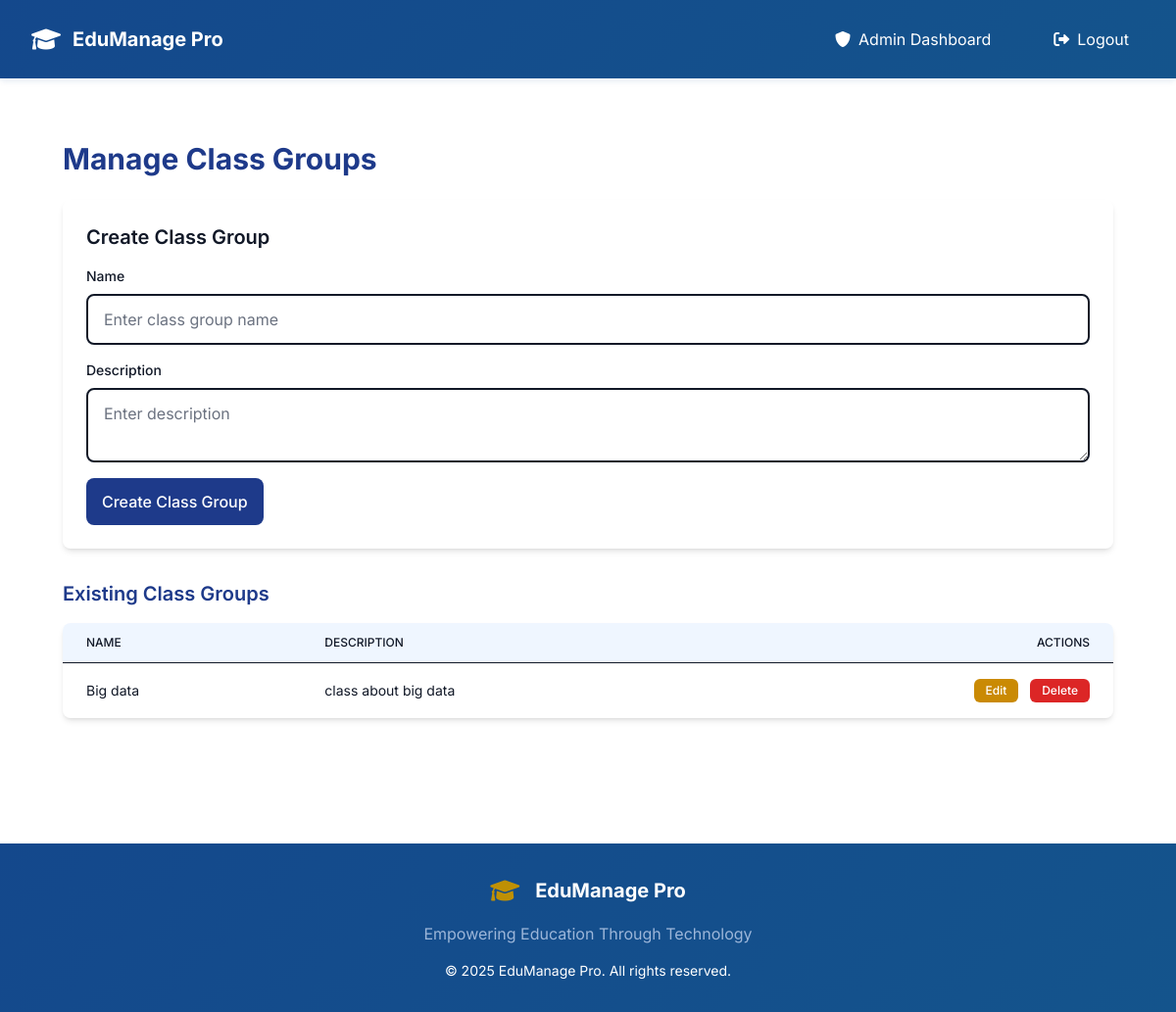
The app's page /school/admin/classes/ (signed in), older data.
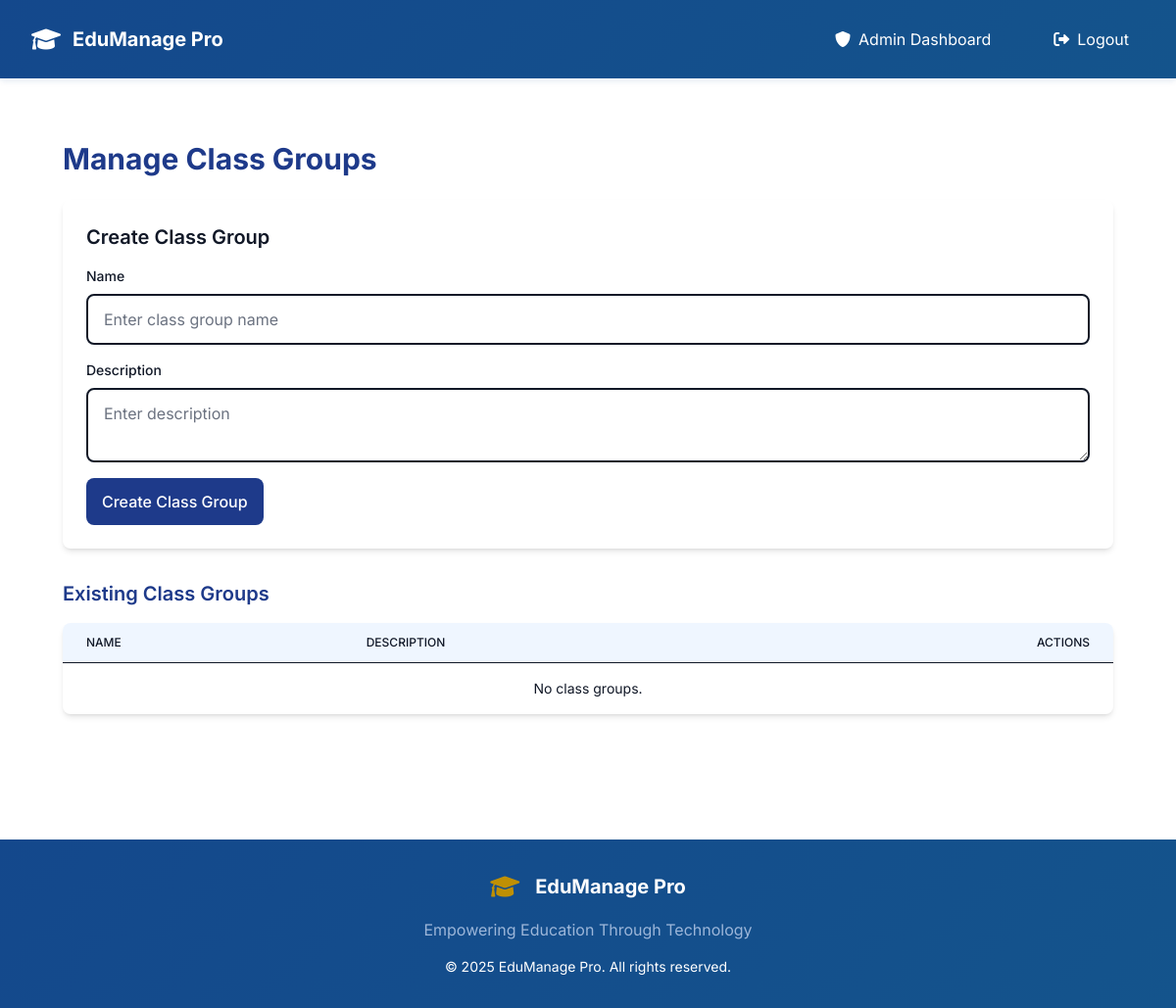
The same page, newer data.
### school_management/models.py (models this page shows, shortened)
class ClassGroup(models.Model):
    name = models.CharField(max_length=50, unique=True)
    description = models.TextField(blank=True)

### school_management/views.py (the view)
        @login_required
        def wrapper(request, *args, **kwargs):
            if is_superuser and not request.user.is_superuser:
                messages.error(request, "Access denied. Admin privileges required.")
                return redirect('login')
            elif is_staff and not request.user.is_staff:
                messages.error(request, "Access denied. Teacher privileges required.")
                return redirect('login')
            elif is_student and (request.user.is_staff or request.user.is_superuser):
                messages.error(request, "Access denied. Student account required.")
                return redirect('login')
            return view_func(request, *args, **kwargs)

### school_management/forms.py
class ClassGroupForm(forms.ModelForm):
    class Meta:
        model = ClassGroup
        fields = ['name', 'description']

### school_management/views.py (called while the page is built)
def user_role_required(is_superuser=False, is_staff=False, is_student=False):
    def decorator(view_func):
        @login_required
        def wrapper(request, *args, **kwargs):
            if is_superuser and not request.user.is_superuser:
                messages.error(request, "Access denied. Admin privileges required.")
                return redirect('login')
            elif is_staff and not request.user.is_staff:
                messages.error(request, "Access denied. Teacher privileges required.")
                return redirect('login')
            elif is_student and (request.user.is_staff or request.user.is_superuser):
                messages.error(request, "Access denied. Student account required.")
                return redirect('login')
            return view_func(request, *args, **kwargs)
        return wrapper
    return decorator

### school_management/templates/school_management/manage_classes.html (shortened to what the changed rows need)
{% extends 'base.html' %}
{% block content %}
    <div class="fade-in max-w-7xl mx-auto px-4 sm:px-6 lg:px-8 py-8">
        <h2 class="text-3xl font-bold text-blue-900 mb-6">Manage Class Groups</h2>
        <div class="bg-beige-100 rounded-lg shadow-md overflow-x-auto">
            <table class="min-w-full divide-y divide-gray-900">
                <thead class="bg-blue-50">
                    <tr>
                        <th class="px-6 py-3 text-left text-xs font-medium text-gray-900 uppercase">Name</th>
                        <th class="px-6 py-3 text-left text-xs font-medium text-gray-900 uppercase">Description</th>
                        <th class="px-6 py-3 text-right text-xs font-medium text-gray-900 uppercase">Actions</th>
                    </tr>
                </thead>
                <tbody class="divide-y divide-gray-900">
                    {% for class_group in class_groups %}
                        <tr class="hover:bg-blue-50 transition duration-200">
                            <td class="px-6 py-4 whitespace-nowrap text-sm text-gray-900">{{ class_group.name }}</td>
                            <td class="px-6 py-4 text-sm text-gray-900">{{ class_group.description|default:"No description" }}</td>
                            <td class="px-6 py-4 whitespace-nowrap text-sm space-x-2 text-right">
                                <a href="{% url 'edit_class' class_group.id %}" class="inline-block bg-yellow-600 text-white px-3 py-1 rounded-md text-xs font-medium hover:bg-yellow-700 hover:scale-105 transition-all duration-300">Edit</a>
                                <form method="POST" class="inline-block" onsubmit="return confirm('Are you sure you want to delete {{ class_group.name }}? This cannot be undone.');">
                                    <button type="submit" class="bg-red-600 text-white px-3 py-1 rounded-md text-xs font-medium hover:bg-red-700 hover:scale-105 transition-all duration-300">Delete</button>
                                </form>
                            </td>
                        </tr>
                    {% empty %}
                        <tr>
                            <td colspan="3" class="px-6 py-4 text-center text-sm text-gray-900">No class groups.</td>
                        </tr>
                    {% endfor %}
                </tbody>
            </table>
        </div>
    </div>
{% endblock %}

Row changes from the older to the newer data that the page shows:
removed ClassGroup: name "Big data", description "class about big data"
Text that changed along with them:
text now shown: "No class groups."
